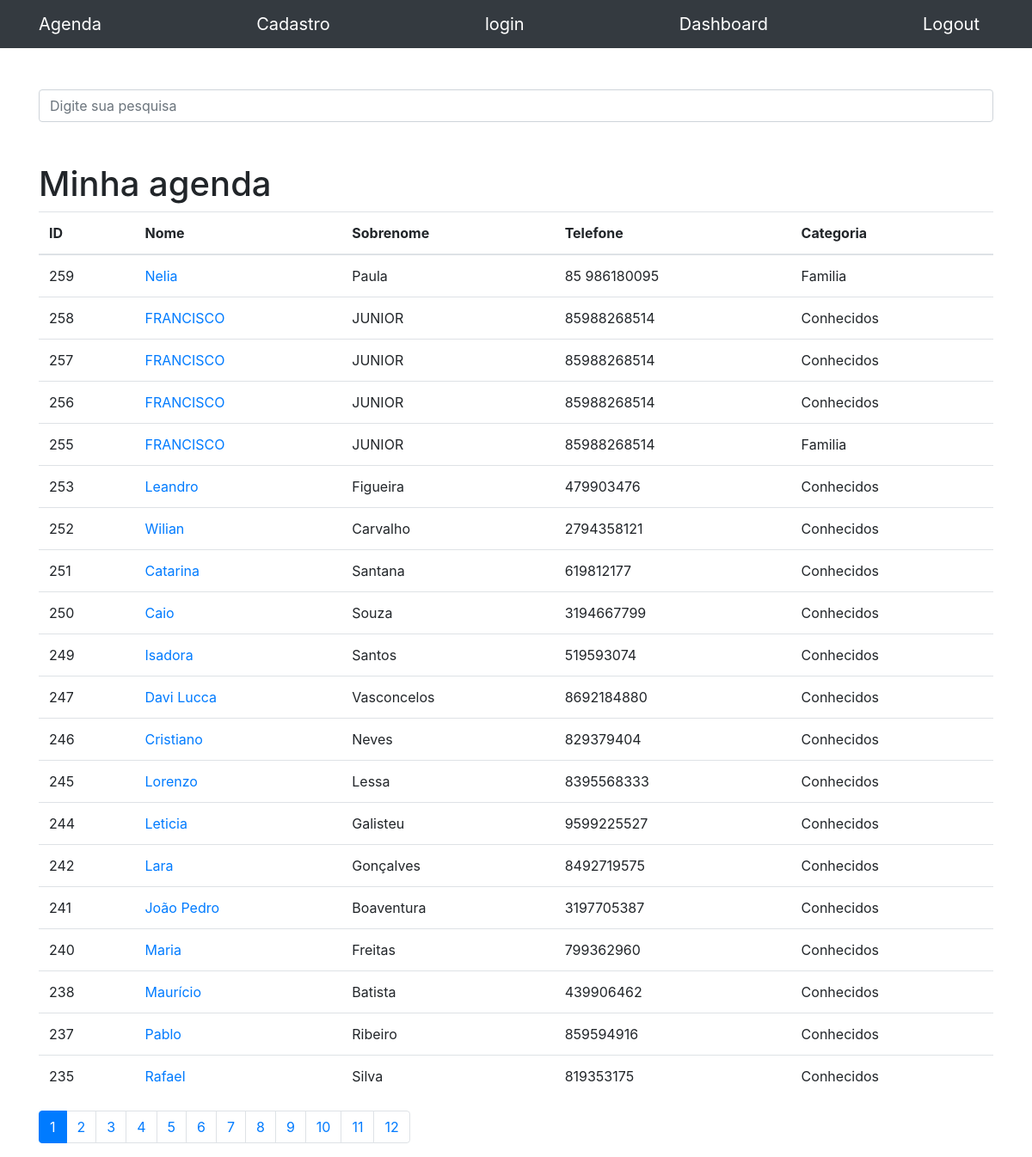
The page / on the database its author committed.
### contatos/models.py (models this page shows, shortened)
class Contato(models.Model):
    nome = models.CharField(max_length=180)
    sobrenome = models.CharField(max_length=180, blank=True)
    telefone = models.CharField(max_length=180)
    email = models.EmailField(max_length=180, blank=True)
    data_criacao = models.DateTimeField(default=timezone.now)
    descricao = models.TextField(blank=True)
    categoria = models.ForeignKey(Categoria, on_delete=models.DO_NOTHING)
    mostrar = models.BooleanField(default=True)
    foto = models.ImageField(blank=True, upload_to='fotos/%Y/%m')

class Categoria(models.Model):
    nome = models.CharField(max_length=180)
    def __str__(self):
        return self.nome

### contatos/views.py (the view)
# urls.py: path('', views.index, name='index'),
def index(request):
    contatos = Contato.objects.order_by('-id').filter(
        mostrar=True
    )
    paginador = Paginator(contatos, 20)
    page = request.GET.get('p')
    contatos = paginador.get_page(page)
    return render(request, 'contatos/index.html', {
        'contatos': contatos
    })

### contatos/templates/contatos/index.html
{% extends 'base.html'%}
{% block conteudo%}
<h1 class="mt-5">Minha agenda</h1>
<table class="table">
    <thead>
        <tr>
            <th>ID</th>
            <th>Nome</th>
            <th>Sobrenome</th>
            <th>Telefone</th>
            <th>Categoria</th>
        </tr>
    </thead>
    <tbody>
        {% for contato in contatos %}
        <tr>
            <td>{{contato.id}}</td>
            <td>
                <a href="{% url 'show_contato_id' contato.id %}">{{contato.nome}}</a>
            </td>
            <td>{{contato.sobrenome}}</td>
            <td>{{contato.telefone}}</td>
            <td>{{contato.categoria}}</td>
        </tr>
        {% endfor %}
    </tbody>
</table>
<nav aria-label="Page navigation example">
    <ul class="pagination">
        {% for pagina in contatos.paginator.page_range %}
        {% if contatos.number == pagina %}
        <li class="page-item active"><a class="page-link" href="?p={{ pagina }}&termo={{ request.GET.termo}}">
                {{ pagina }}</a></li>
        {% else %}
        <li class="page-item "><a class="page-link" href="?p={{ pagina }}&termo={{ request.GET.termo}}">
                {{ pagina }}</a></li>
        {% endif %}
        {% endfor %}
    </ul>
</nav>
{%endblock%}

### template_agenda/base.html (shortened to what this page needs)
{% load static %}
<!DOCTYPE html>
<html lang="pt">
<head>
  {% include 'parcial/_head.html'%}
</head>
<body>
  {% include 'parcial/_nav.html'%}
  <div class="container">
    <div class="row">
      <div class="col-lg-12">
        {% if not 'accounts' in request.path %}
        <br><br>
        <form method="get" action="{% url 'busca' %}">
          <div class="form-group row">
            <div class="col-12">
              <input class="form-control" type="search" value="{{ request.GET.termo }}" id="search-input"
                placeholder="Digite sua pesquisa" name="termo">
            </div>
          </div>
        </form>
        {% endif %}
        {% block conteudo%}{% endblock%}
      </div>
    </div>
  </div>
</body>
</html>

### template_agenda/parcial/_head.html (shortened to what this page needs)
{% load static%}
  <link href="{% static 'vendor/bootstrap/css/bootstrap.min.css' %}" rel="stylesheet">

### template_agenda/parcial/_nav.html (shortened to what this page needs)
{% load static %}
<nav class="navbar navbar-expand-lg navbar-dark bg-dark static-top">
  <div class="container">
    <a class="navbar-brand" href="{% url 'index' %}">Agenda</a>
    <a class="navbar-brand" href="{% url 'cadastro' %}">Cadastro</a>
    <a class="navbar-brand" href="{% url 'login' %}">login</a>
    <a class="navbar-brand" href="{% url 'dashboard' %}">Dashboard</a>
    <a class="navbar-brand" href="{% url 'logout' %}">Logout</a>
  </div>
</nav>

### rows shown on the page
Contato: id "259", nome "Nelia", sobrenome "Paula", telefone "85 986180095", categoria "Familia"
Contato: id "258", nome "FRANCISCO", sobrenome "JUNIOR", telefone "85988268514", categoria "Conhecidos"
Contato: id "257", nome "FRANCISCO", sobrenome "JUNIOR", telefone "85988268514", categoria "Conhecidos"
Contato: id "256", nome "FRANCISCO", sobrenome "JUNIOR", telefone "85988268514", categoria "Conhecidos"
Contato: id "255", nome "FRANCISCO", sobrenome "JUNIOR", telefone "85988268514", categoria "Familia"
Contato: id "253", nome "Leandro", sobrenome "Figueira", telefone "479903476", categoria "Conhecidos"
Contato: id "252", nome "Wilian", sobrenome "Carvalho", telefone "2794358121", categoria "Conhecidos"
Contato: id "251", nome "Catarina", sobrenome "Santana", telefone "619812177", categoria "Conhecidos"
Contato: id "250", nome "Caio", sobrenome "Souza", telefone "3194667799", categoria "Conhecidos"
Contato: id "249", nome "Isadora", sobrenome "Santos", telefone "519593074", categoria "Conhecidos"
Contato: id "247", nome "Davi Lucca", sobrenome "Vasconcelos", telefone "8692184880", categoria "Conhecidos"
Contato: id "246", nome "Cristiano", sobrenome "Neves", telefone "829379404", categoria "Conhecidos"
Contato: id "245", nome "Lorenzo", sobrenome "Lessa", telefone "8395568333", categoria "Conhecidos"
Contato: id "244", nome "Leticia", sobrenome "Galisteu", telefone "9599225527", categoria "Conhecidos"
Contato: id "242", nome "Lara", sobrenome "Gonçalves", telefone "8492719575", categoria "Conhecidos"
Contato: id "241", nome "João Pedro", sobrenome "Boaventura", telefone "3197705387", categoria "Conhecidos"
Contato: id "240", nome "Maria", sobrenome "Freitas", telefone "799362960", categoria "Conhecidos"
Contato: id "238", nome "Maurício", sobrenome "Batista", telefone "439906462", categoria "Conhecidos"
Contato: id "237", nome "Pablo", sobrenome "Ribeiro", telefone "859594916", categoria "Conhecidos"
Contato: id "235", nome "Rafael", sobrenome "Silva", telefone "819353175", categoria "Conhecidos"

### other values the page prints
{{ pagina }} "1"
{{ pagina }} "2" "3" "4" "5" "6" "7" "8" "9" "10" "11" "12"
